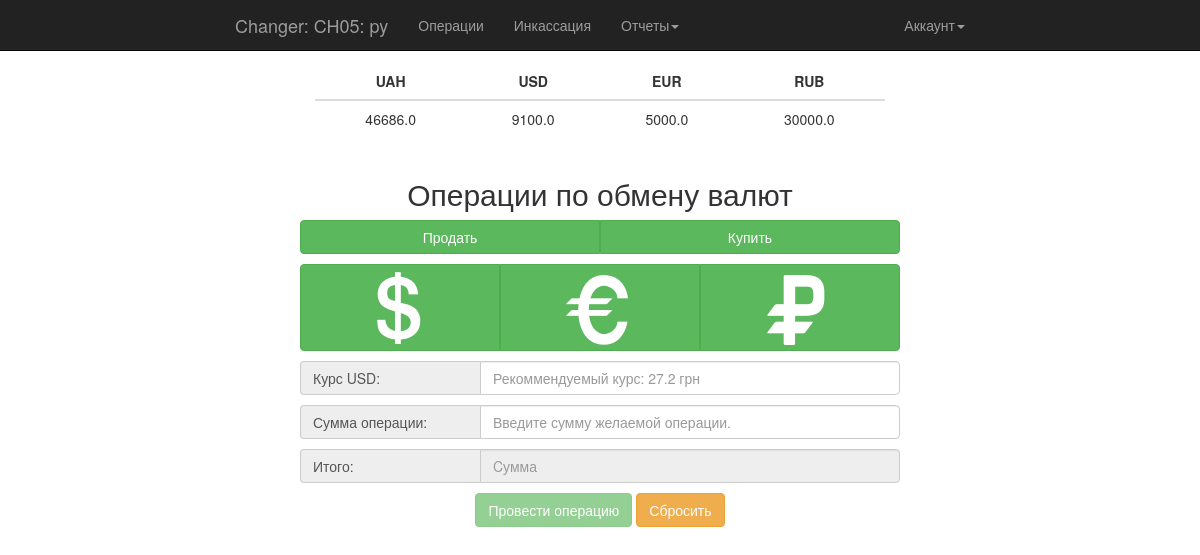
/ (signed in), run on the app's committed database.
### app/models.py (models this page shows, shortened)
class Cashes(db.Model):
    __tablename__ = 'cashes'
    id = db.Column(db.Integer, primary_key=True)
    branch = db.Column(db.String(8))
    address = db.Column(db.String(64))
    member_since = db.Column(db.DateTime(), default=datetime.utcnow)
    status = db.Column(db.Boolean, default=True)
    group_id = db.Column(db.Integer, db.ForeignKey('group_cashes.id'))
    group = db.relationship('GroupOfCashes', backref='cash')
    deals = db.relationship('Deals', backref='cash', lazy='dynamic')
    collections = db.relationship('Collections', backref='cash')
    transactions = db.relationship('Transaction', backref='cash')

class User(UserMixin, db.Model):
    __tablename__ = 'users'
    id = db.Column(db.Integer, primary_key=True)
    username = db.Column(db.String(64), unique=True, index=True)
    password_hash = db.Column(db.String(128))
    member_since = db.Column(db.DateTime(), default=datetime.utcnow)
    last_seen = db.Column(db.DateTime(), default=datetime.utcnow)
    status = db.Column(db.Boolean, default=True)
    role_id = db.Column(db.Integer, db.ForeignKey('roles.id'))
    role = db.relationship('Role', backref='user')
    cash_id = db.Column(db.Integer, db.ForeignKey('cashes.id'))
    cash = db.relationship('Cashes', backref='user')
    group_id = db.Column(db.Integer, db.ForeignKey('group_cashes.id'), default=1)
    group = db.relationship('GroupOfCashes', backref='user')
    deals = db.relationship('Deals', backref='user', lazy='dynamic')
    transactions = db.relationship('Transaction', backref='user', lazy='dynamic')
    collections = db.relationship('Collections', backref='user')
    def can(self, permissions):
        return self.role is not None and (self.role.permissions & permissions) == permissions
    @property
    def password(self):
        raise "Password isn't readable attribute"

class Deals(db.Model):
    __tablename__ = 'deals'
    id = db.Column(db.Integer, primary_key=True)
    user_id = db.Column(db.Integer, db.ForeignKey('users.id'))
    cash_id = db.Column(db.Integer, db.ForeignKey('cashes.id'))
    inkass = db.Column(db.Boolean, default=False)  # inkass = 1 - YES;
    inkass_notes = db.Column(db.String(64))
    date_operation = db.Column(db.DateTime, default=datetime.utcnow)
    count_uah = db.Column(db.Float)
    currency_usd = db.Column(db.Float, default=0)
    count_usd = db.Column(db.Float)
    currency_eur = db.Column(db.Float, default=0)
    count_eur = db.Column(db.Float)
    currency_rub = db.Column(db.Float, default=0)
    count_rub = db.Column(db.Float)

### app/main/views.py (the view, shortened to what this page needs)
@main.route('/', methods=['GET', 'POST'])
@login_required
@user_required
def index():
    cash_state = Deals.query.filter_by(cash_id=current_user.cash_id).order_by(Deals.id.desc()).first()
    return render_template('main.html', cash_state=cash_state)

### app/main/__init__.py (called while the page is built)
@main.app_context_processor
def inject_permission():
    return dict(Permission=Permission)

### app/models.py (called while the page is built)
@login_manager.user_loader
def load_user(user_id):
    return User.query.get(int(user_id))

### app/templates/main.html (shortened to what this page needs)
{% extends "base.html" %}
{% block content %}
    <div class="container">
    <div class="col-md-6 col-md-offset-3">
        <div class="row">
            <h2 class="text-center">Остатки по кассе</h2>
            <table class="table" id="state_cash">
                <thead>
                <tr>
                    <th class="text-center">UAH</th>
                    <th class="text-center">USD</th>
                    <th class="text-center">EUR</th>
                    <th class="text-center">RUB</th>
                </tr>
                </thead>
                <tbody>
                <tr>
                    <td id="balance_UAH" class="text-center">{{ cash_state.count_uah }}</td>
                    <td id="balance_USD" class="text-center">{{ cash_state.count_usd }}</td>
                    <td id="balance_EUR" class="text-center">{{ cash_state.count_eur }}</td>
                    <td id="balance_RUB" class="text-center">{{ cash_state.count_rub }}</td>
                </tr>
                </tbody>
            </table>
        </div>
        <div class="row">
            <h2 class="text-center">Операции по обмену валют</h2>
            <form method="post">
                <div class="row">
                    <div id="oper" class="btn-group btn-group-justified" data-toggle="buttons">
                        <label class="btn btn-success" data-op="SELL">
                            Продать
                        </label>
                        <label class="btn btn-success" data-op="BUY">
                            Купить
                        </label>
                    </div>
                </div>
                <div class="row">
                    <div class="currency">
                        <div id="currency" class="btn-group btn-group-justified" data-toggle="buttons">
                            <label class="btn btn-success" data-cur="USD">
                                <span class="glyphicon glyphicon-usd fontcurrency" aria-hidden="true"></span>
                            </label>
                            <label class="btn btn-success" data-cur="EUR">
                                <span class="glyphicon glyphicon-euro fontcurrency" aria-hidden="true"></span>
                            </label>
                            <label class="btn btn-success" data-cur="RUB">
                                <span class="glyphicon glyphicon-rub fontcurrency" aria-hidden="true"></span>
                            </label>
                        </div>
                    </div>
                </div>
                <div class="row">
                    <div class="input-group">
                        <span class="input-group-addon">Курс USD:</span>
                        <input type="number" id="course" name="course" step="0.01" class="form-control" placeholder="Рекоммендуемый курс: {{ 27.20 }} грн" autocomplete="off" value="" required>
                    </div>
                </div>
                <div class="row">
                    <div class="input-group">
                        <span class="input-group-addon">Сумма операции:</span>
                        <input type="number" id="sum" name="sum" class="form-control" placeholder="Введите сумму желаемой операции." autocomplete="off" title="Требуется ввести сумму." required>
                    </div>
                </div>
                <div class="row">
                    <div class="input-group">
                        <span class="input-group-addon text-right">Итого:</span>
                        <input type="text" id="result" name="result" class="form-control" placeholder="Cумма" readonly>
                    </div>
                </div>
                <div class="row text-center">
                    <button type="button" class="btn btn-success" data-toggle="modal" data-target=".bs-example-modal-sm" disabled> Провести операцию</button>
                    <button type="reset" class="btn btn-warning">Сбросить</button>
                </div>
            </form>
        </div>
    </div>
    </div>
{% endblock content %}

### app/templates/base.html (shortened to what this page needs)
<!DOCTYPE html>
<html lang="en" {% block html_attribs %}{% endblock html_attribs %}>
{% block html %}
    <head>
        {% block head %}
            {% block styles %}
                <link rel="stylesheet" href="{{ url_for('static', filename='bootstrap.min.css') }}">
                <link rel="stylesheet" href="{{ url_for('static', filename='style.css') }}">
            {% endblock styles %}
        {% endblock head %}
    </head>
    <body>
    {% block body %}
        {% block navbar %}
            <nav class="navbar navbar-inverse navbar-fixed-top">
                <div class="container">
                    <div class="col-md-8 col-md-offset-2">
                        <div class="navbar-header">
                            {% if current_user.is_authenticated %}
                                <a class="navbar-brand" href="#">Changer: {{ current_user.cash.branch }}: {{ current_user.username }}</a>
                            {% else %}
                                <a class="navbar-brand" href="#">Changer</a>
                            {% endif %}
                        </div>
                        <div class="navbar-collapse collapse">
                            <ul class="nav navbar-nav">
                                {% if current_user.is_authenticated %}
                                    {% if current_user.can(Permission.MAKE_OPERATION) %}
                                        <li><a href="{{ url_for('main.index') }}">Операции</a></li>
                                        <li><a href="{{ url_for('main.collections') }}">Инкассация</a></li>
                                        <li class="dropdown">
                                            <a href="#" class="dropdown-toggle" data-toggle="dropdown">Отчеты<b class="caret"></b></a>
                                        </li>
                                    {% endif %}
                                {% endif %}
                            </ul>
                            <ul class="nav navbar-nav navbar-right">
                                {% if current_user.is_authenticated %}
                                    <li class="dropdown">
                                        <a href="#" class="dropdown-toggle" data-toggle="dropdown">Аккаунт<b class="caret"></b></a>
                                    </li>
                                {% else %}
                                    <li><a href="{{ url_for('auth.login') }}">Войти</a></li>
                                {% endif %}
                            </ul>
                        </div>
                    </div>
                </div>
            </nav>
        {% endblock navbar %}
        {% block content %}
        {% endblock content %}
    {% endblock body %}
    </body>
{% endblock html %}
</html>

### app/static/style.css (style rules this page uses)
.fontcurrency { font-size: 5em; top: 5px; right: 5px; }
.input-group-addon:first-child { width: 30%; border-right: 0px none; text-align: left; }
.input-group { position: relative; display: table; border-collapse: separate; width: 100%; }

### data on the page
Cashes: cash.branch "CH05"
User: username "py"
Deals: count_uah "46686.0", count_usd "9100.0", count_eur "5000.0", count_rub "30000.0"
